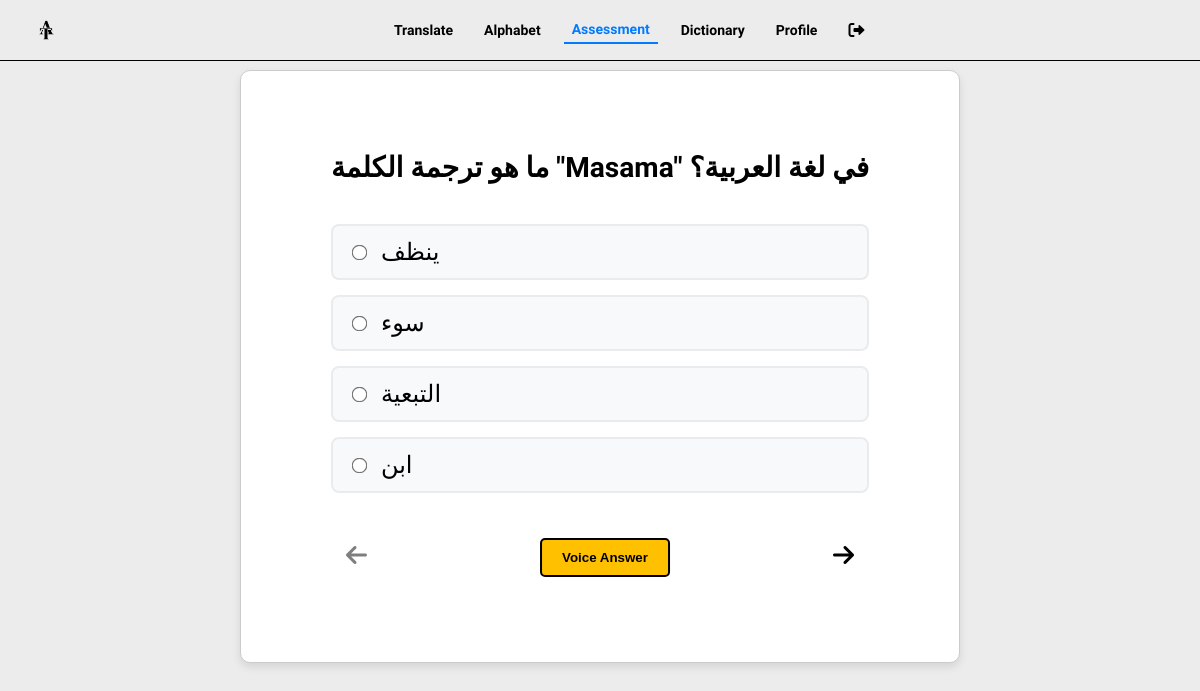
The page /assessment_arabic (signed in) on the database its author committed.
### tagarab_translate/models.py (models this page shows, shortened)
class ArabicQuestion(models.Model):
    QUESTION_TYPES = [
        ('multiple_choice', 'Multiple Choice'),
        ('word_completion', 'Word Completion'),
    ]
    question_text = models.CharField(max_length=255)
    tagalog_word = models.CharField(max_length=100)
    correct_answer = models.CharField(max_length=100)
    option_1 = models.CharField(max_length=100)
    option_2 = models.CharField(max_length=100)
    option_3 = models.CharField(max_length=100)
    option_4 = models.CharField(max_length=100)
    question_type = models.CharField(max_length=20, choices=QUESTION_TYPES, default='multiple_choice')

### tagarab_translate/views.py (the view)
# urls.py: path('assessment_arabic', views.assessment_arabic, name= 'assessment_arabic'),
@login_required
def assessment_arabic(request):
    questions = ArabicQuestion.objects.all()
    if questions.count() > 10:
        questions = questions.order_by('?')[:10]  # Random order and limit to 10
    return render(request, 'users/assessment_arabic.html', {'questions': questions})

### templates/users/assessment_arabic.html (shortened to what this page needs)
{% load static %}
<!DOCTYPE html>
<html lang="en">
<head>
  <link rel="stylesheet" href="{% static 'css/users/assessment_arabic.css' %}">
  <link rel="stylesheet" href="https://cdnjs.cloudflare.com/ajax/libs/font-awesome/6.0.0-beta3/css/all.min.css">
</head>
<body>
  {% include 'users/header_assessment.html' %}
  <div class="container">
    <form id="assessmentForm" method="POST" action="{% url 'submit_arabic_to_tagalog' %}">
      <div id="question-container">
        {% for question in questions %}
        <div class="question" id="question_{{ forloop.counter }}" style="display: none;">
          <h3>{{ question.question_text }}</h3>
          <ul class="options">
            <li>
              <input type="radio" name="answers_{{ question.id }}" value="{{ question.option_1 }}">
              {{ question.option_1 }}
            </li>
            <li>
              <input type="radio" name="answers_{{ question.id }}" value="{{ question.option_2 }}">
              {{ question.option_2 }}
            </li>
            <li>
              <input type="radio" name="answers_{{ question.id }}" value="{{ question.option_3 }}">
              {{ question.option_3 }}
            </li>
            <li>
              <input type="radio" name="answers_{{ question.id }}" value="{{ question.option_4 }}">
              {{ question.option_4 }}
            </li>
          </ul>
        </div>
        {% endfor %}
      </div>
      <div class="buttons">
        <i class="fas fa-arrow-left arrow" title="Back" onclick="goToPreviousQuestion()"></i>
        <button type="button"  style="border: 2px solid black;" onclick="startSpeechRecognition()" class="voice-button">Voice Answer</button>
        <i class="fas fa-arrow-right arrow" title="Next" onclick="goToNextQuestion()"></i>
    </div>
    </form>
  </div>
</body>
</html>

### tagarab_translate/static/css/users/assessment_arabic.css (style rules this page uses)
* { margin: 0; padding: 0; box-sizing: border-box; }
:root { --primary-yellow: #ffc000; --primary-yellow-dark: #ffb000; --primary-yellow-darker: #ffa000; --accent-blue: #007BFF; --accent-blue-dark: #0056b3; --accent-purple: #4361ee; --accent-purple-dark: #3a56d4; --background: #ececec; --surface: #ffffff; --text-primary: #1a1a1a; --text-secondary: #4a4a4a; --text-muted: #6c757d; --border: #333333; --border-light: #dddddd; --border-hover: #007BFF; --shadow: 0 4px 12px rgba(0, 0, 0, 0.15); --shadow-hover: 0 8px 24px rgba(0, 0, 0, 0.2); --shadow-small: 0 2px 8px rgba(0, 0, 0, 0.1); --radius: 12px; --radius-small: 8px; --transition: all 0.3s cubic-bezier(0.4, 0, 0.2, 1); }
body { font-family: "Lexend", sans-serif; background-color: #ECECEC; margin: 0; overflow-x: hidden; box-sizing: border-box; padding: 0; }
.question { display: none; }
.container { margin: 70px auto; padding: 80px; background-color: white; justify-content: center; display: flex; border: 1px solid #ccc; border-radius: 10px; box-shadow: 0px 4px 8px rgba(0, 0, 0, 0.1); }
.question { font-size: 24px; margin-bottom: 20px; }
.options { list-style-type: none; padding: 0; display: flex; flex-direction: column; align-items: center; gap: 15px; width: 100%; max-width: 600px; margin: 40px auto; }
.options li { display: flex; align-items: center; width: 100%; padding: 12px 20px; background-color: #f8f9fa; border: 2px solid #e9ecef; border-radius: 8px; transition: all 0.3s ease; margin: 0; }
.options input[type="radio"] { margin-right: 15px; transform: scale(1.2); accent-color: var(--accent-purple); }
.buttons { display: flex; justify-content: space-between; align-items: center; margin-top: 20px; position: relative; }
.buttons .arrow { font-size: 24px; cursor: pointer; background: none; color: black; border: none; transition: color 0.3s ease; }
.voice-button { padding: 10px 20px; background-color: #FFC000; color: black; font-weight: bold; border-radius: 5px; cursor: pointer; transition: background-color 0.3s ease; position: absolute; left: 50%; transform: translateX(-50%); }
.buttons button, .buttons .arrow { padding: 10px 20px; border: none; border-radius: 5px; background-color: #FFC000; color: black; font-weight: bold; cursor: pointer; margin: 5px; }
.buttons .arrow { margin-top: 0; background: none; font-size: 24px; padding: 10px; }
.arrow { background: none; font-size: 24px; padding: 10px; cursor: pointer; border: none; outline: none; color: black; transition: color 0.3s ease; }
.arrow[title] { position: relative; }
.arrow[title]::after { content: attr(title); position: absolute; top: -30px; left: 50%; transform: translateX(-50%); background: #333; color: #fff; padding: 5px 10px; font-size: 12px; border-radius: 4px; white-space: nowrap; opacity: 0; pointer-events: none; transition: opacity 0.3s; }
@media (min-width: 769px) { .container { width: 60%; } }

### rows shown on the page
ArabicQuestion: question_text "ما هو ترجمة الكلمة \"Masama\" في لغة العربية؟", option_1 "ينظف", option_2 "سوء", option_3 "التبعية", option_4 "ابن"
